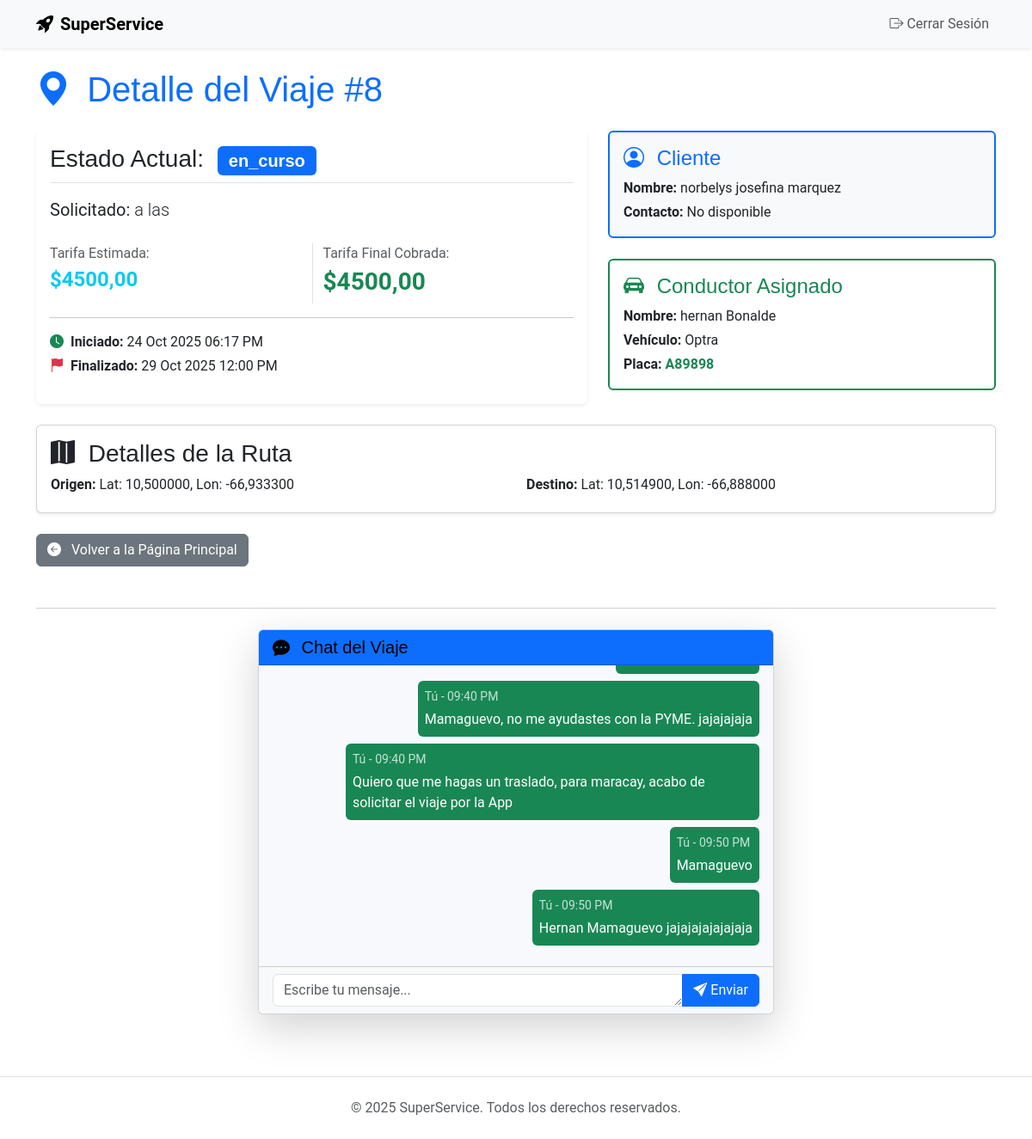
The app's page /transporte/viaje/8/ (signed in) with its own data.
### transporte/models.py (models this page shows, shortened)
class Viaje(models.Model):
    ESTADO_CHOICES = (
        ('solicitado', 'Solicitado'),
        ('aceptado', 'Aceptado por Conductor'),
        ('en_ruta_origen', 'En Ruta al Origen'),
        ('en_curso', 'En Curso'),
        ('completado', 'Completado'),
        ('cancelado', 'Cancelado'),
    )
    TIPO_SERVICIO_CHOICES = ( # 🟢 Nuevo: Choices para el tipo de servicio
        ('economy', 'Economy (Auto Estándar)'),
        ('premium', 'Premium (Auto de Lujo)'),
        ('moto', 'Moto/Taxi (Rápido y Económico)'),
    )
    cliente = models.ForeignKey(
        settings.AUTH_USER_MODEL, # Usar la configuración de Django
        on_delete=models.SET_NULL,
        null=True,
        related_name='viajes_solicitados'
    )
    conductor = models.ForeignKey(
        settings.AUTH_USER_MODEL,
        on_delete=models.SET_NULL,
        null=True,
        blank=True,
        related_name='viajes_realizados'
    )
    vehiculo_usado = models.ForeignKey('Vehiculo', on_delete=models.SET_NULL, null=True, blank=True)
    origen_lat = models.DecimalField(max_digits=9, decimal_places=6)
    origen_lon = models.DecimalField(max_digits=9, decimal_places=6)
    destino_lat = models.DecimalField(max_digits=9, decimal_places=6)
    destino_lon = models.DecimalField(max_digits=9, decimal_places=6)
    tipo_servicio = models.CharField(
        max_length=50,
        choices=TIPO_SERVICIO_CHOICES,
        default='economy',
        verbose_name="Tipo de Vehículo/Servicio Requerido"
    )
    notas_conductor = models.TextField(
        blank=True,
        null=True,
        verbose_name="Notas para el Conductor"
    )
    nombre_origen = models.CharField(max_length=255, blank=True, null=True)
    nombre_destino = models.CharField(max_length=255, blank=True, null=True)
    estado = models.CharField(max_length=20, choices=ESTADO_CHOICES, default='solicitado')
    tarifa_estimada = models.DecimalField(max_digits=6, decimal_places=2, null=True, blank=True)
    tarifa_final = models.DecimalField(max_digits=6, decimal_places=2, null=True, blank=True)
    creado_en = models.DateTimeField(auto_now_add=True)
    iniciado_en = models.DateTimeField(null=True, blank=True)
    finalizado_en = models.DateTimeField(null=True, blank=True)
    class Meta:
        verbose_name = "Viaje"
        verbose_name_plural = "Viajes"
        ordering = ['-creado_en']

class Vehiculo(models.Model):
    TIPO_CHOICES = (
        ('auto', 'Automóvil (Viajes)'),
        ('moto', 'Motocicleta (Viajes y Envíos)'),
        ('bus', 'Autobús (Rutas Compartidas)'),
        ('camioneta', 'Camioneta (Asistencia Vial/Envío Grande)'),
    )
    conductor = models.ForeignKey(
        UsuarioPersonalizado,
        on_delete=models.CASCADE,
        limit_choices_to={'rol__in': ['conductor', 'repartidor_domicilios']},
        related_name='vehiculos'
    )
    tipo = models.CharField(max_length=15, choices=TIPO_CHOICES)
    modelo = models.CharField(max_length=50)
    placa = models.CharField(max_length=10, unique=True)
    color = models.CharField(max_length=30, blank=True)
    aprobado = models.BooleanField(default=False)
    class Meta:
        verbose_name = "Vehículo"
        verbose_name_plural = "Vehículos"

class MensajeViaje(models.Model):
    viaje = models.ForeignKey(
        'Viaje',
        on_delete=models.CASCADE,
        related_name='mensajes' # Usaremos viaje.mensajes.all()
    )
    emisor = models.ForeignKey(
        settings.AUTH_USER_MODEL,
        on_delete=models.CASCADE
    )
    contenido = models.TextField()
    timestamp = models.DateTimeField(auto_now_add=True)
    class Meta:
        ordering = ['timestamp']
        verbose_name = "Mensaje de Viaje"
        verbose_name_plural = "Mensajes de Viaje"

### usuarios/models.py (models this page shows, shortened)
class UsuarioPersonalizado(AbstractUser):
    ROL_CHOICES = (
        ('cliente', 'Cliente'),
        ('conductor', 'Conductor de Viajes'),
        ('repartidor_domicilios', 'Repartidor de Domicilios'),
        ('administrador', 'Administrador'),
    )
    rol = models.CharField(max_length=30, choices=ROL_CHOICES, default='cliente')
    telefono = models.CharField(max_length=15, unique=True, blank=True, null=True)
    disponible = models.BooleanField(default=False) # Para conductores/repartidores

### transporte/views.py (the view, shortened to what this page needs)
# urls.py: path('viaje/<int:viaje_id>/', views.ViajeDetailView.as_view(), name='viaje_detalle'),
class ViajeDetailView(LoginRequiredMixin, View):
    template_name = 'transporte/viaje_detalle.html'
    def get_object(self, viaje_id):
        user = self.request.user
        if user.is_staff:
            return get_object_or_404(Viaje, pk=viaje_id)
    def get(self, request, viaje_id):
        viaje = self.get_object(viaje_id)
        mensajes = viaje.mensajes.all().order_by('timestamp')
        form = MensajeViajeForm()
        context = {
            'viaje': viaje,
            'mensajes': mensajes,
            'mensaje_form': form, # El formulario del chat
        }
        return render(request, self.template_name, context)

### transporte/forms.py
class MensajeViajeForm(forms.ModelForm):
    class Meta:
        model = MensajeViaje
        fields = ['contenido']
        widgets = {
            'contenido': forms.TextInput(attrs={
                'placeholder': 'Escribe un mensaje aquí...',
                'class': 'form-control'
            }),
        }

### templates/transporte/viaje_detalle.html (shortened to what this page needs)
{% extends "base.html" %}
{% load static %}
{% block content %}
<div class="container py-4">
    <h1 class="mb-4 text-primary">
        <i class="bi bi-geo-alt-fill me-2"></i> Detalle del Viaje #{{ viaje.id }}
    </h1>
    <div class="row">
        <div class="col-lg-7 mb-4">
            <div class="card shadow-sm border-0 h-100">
                <div class="card-body">
                    <h3 class="card-title border-bottom pb-2 mb-3">
                        Estado Actual:
                        <span class="badge
                            {% if viaje.estado == 'Completado' %}text-bg-success
                            {% elif viaje.estado == 'Cancelado' %}text-bg-danger
                            {% elif viaje.estado == 'En Curso' %}text-bg-warning
                            {% else %}text-bg-primary
                            {% endif %}
                            fs-5 fw-bold ms-2">
                            {{ viaje.estado }}
                        </span>
                    </h3>
                    <p class="lead"><strong>Solicitado:</strong> {{ viaje.fecha|date:"d M Y" }} a las {{ viaje.hora|time:"h:i A" }}</p>
                    <div class="row mt-4">
                        <div class="col-6">
                            <p class="mb-1 text-muted">Tarifa Estimada:</p>
                            <p class="h4 fw-bold text-info">${{ viaje.tarifa_estimada|floatformat:2|default:"N/A" }}</p>
                        </div>
                        {% if viaje.tarifa_final %}
                        <div class="col-6 border-start">
                            <p class="mb-1 text-muted">Tarifa Final Cobrada:</p>
                            <p class="h3 fw-bolder text-success">${{ viaje.tarifa_final|floatformat:2 }}</p>
                        </div>
                        {% endif %}
                    </div>
                    <hr>
                    <p class="mb-1"><i class="bi bi-clock-fill me-1 text-success"></i> <strong>Iniciado:</strong>
                        {{ viaje.iniciado_en|date:"d M Y h:i A"|default:"Pendiente" }}</p>
                    <p><i class="bi bi-flag-fill me-1 text-danger"></i> <strong>Finalizado:</strong>
                        {{ viaje.finalizado_en|date:"d M Y h:i A"|default:"Pendiente" }}</p>
                </div>
            </div>
        </div>
        <div class="col-lg-5 mb-4">
            <div class="row g-4">
                <div class="col-12">
                    <div class="card bg-light border-primary border-2 h-100">
                        <div class="card-body">
                            <h4 class="card-title text-primary"><i class="bi bi-person-circle me-2"></i> Cliente</h4>
                            <p class="mb-1"><strong>Nombre:</strong> {{ viaje.cliente.get_full_name|default:viaje.cliente.username }}</p>
                            <p class="mb-0"><strong>Contacto:</strong> {{ viaje.cliente.telefono|default:"No disponible" }}</p>
                        </div>
                    </div>
                </div>
                <div class="col-12">
                    <div class="card border-success border-2 h-100">
                        <div class="card-body">
                            <h4 class="card-title text-success"><i class="bi bi-car-front-fill me-2"></i> Conductor Asignado</h4>
                            {% if viaje.conductor %}
                                <p class="mb-1"><strong>Nombre:</strong> {{ viaje.conductor.get_full_name|default:viaje.conductor.username }}</p>
                                <p class="mb-1"><strong>Vehículo:</strong> {{ viaje.vehiculo_usado.modelo|default:"N/A" }}</p>
                                <p class="mb-0"><strong>Placa:</strong> <span class="fw-bold text-success">{{ viaje.vehiculo_usado.placa|default:"N/A" }}</span></p>
                            {% else %}
                                <p class="text-warning fw-bold mb-0"><i class="bi bi-exclamation-triangle-fill me-1"></i> Conductor aún no asignado o confirmado.</p>
                            {% endif %}
                        </div>
                    </div>
                </div>
            </div>
        </div>
    </div>
    <div class="card shadow-sm mb-4">
        <div class="card-body">
            <h3 class="card-title"><i class="bi bi-map-fill me-2"></i> Detalles de la Ruta</h3>
            <div class="row">
                <div class="col-md-6">
                    <p class="mb-1"><strong>Origen:</strong> Lat: {{ viaje.origen_lat|default:"N/A" }}, Lon: {{ viaje.origen_lon|default:"N/A" }}</p>
                </div>
                <div class="col-md-6">
                    <p class="mb-1"><strong>Destino:</strong> Lat: {{ viaje.destino_lat|default:"N/A" }}, Lon: {{ viaje.destino_lon|default:"N/A" }}</p>
                </div>
            </div>
        </div>
    </div>
    <a href="{% url 'home' %}" class="btn btn-secondary mb-4"><i class="bi bi-arrow-left-circle-fill me-2"></i> Volver a la Página Principal</a>
    <hr class="my-4">
    <div class="card shadow-lg mx-auto" style="max-width: 600px;">
        <div class="card-header bg-primary text-white">
            <h5 class="mb-0"><i class="bi bi-chat-dots-fill me-2"></i> Chat del Viaje</h5>
        </div>
        <div class="card-body" id="chat-history" style="max-height: 350px; overflow-y: scroll; background-color: #f7f9fc;">
            {% for mensaje in mensajes %}
                <div class="d-flex
                    {% if mensaje.emisor == request.user %}justify-content-end{% else %}justify-content-start{% endif %} mb-2">
                    <div class="p-2 rounded
                        {% if mensaje.emisor == request.user %}bg-success text-white{% else %}bg-light border{% endif %}"
                        style="max-width: 85%;">
                        <small class="d-block mb-1 opacity-75
                            {% if mensaje.emisor == request.user %}text-white{% else %}text-muted{% endif %}">
                            {% if mensaje.emisor == request.user %}Tú{% else %}{{ mensaje.emisor.username }}{% endif %}
                            - {{ mensaje.timestamp|date:"h:i A" }}
                        </small>
                        <p class="mb-0">{{ mensaje.contenido }}</p>
                    </div>
                </div>
            {% empty %}
                <p class="text-center text-muted mt-5">Aún no hay mensajes en este viaje.</p>
            {% endfor %}
        </div>
        <div class="card-footer bg-light">
            <form method="post" id="chat-form">
                <div class="input-group">
                    <textarea class="form-control"
                            name="contenido"
                            id="id_contenido"
                            placeholder="Escribe tu mensaje..."
                            rows="1"></textarea>
                    <button id="chat-message-submit" type="button" class="btn btn-primary">
                        <i class="bi bi-send-fill"></i> Enviar
                    </button>
                </div>
            </form>
        </div>
    </div>
</div>
{% endblock %}

### templates/base.html (shortened to what this page needs)
{% load static %}
<!DOCTYPE html>
<html lang="es">
<head>
    <link href="https://cdn.jsdelivr.net/npm/bootstrap@5.3.3/dist/css/bootstrap.min.css" rel="stylesheet">
    <link rel="stylesheet" href="https://cdn.jsdelivr.net/npm/bootstrap-icons@1.11.3/font/bootstrap-icons.min.css">
    <link rel="stylesheet" href="{% static 'css/main.css' %}">
</head>
<body>
    <nav class="navbar navbar-expand-lg navbar-light bg-light shadow-sm">
        <div class="container">
            <a class="navbar-brand fw-bolder text-yummy-dark-green" href="{% url 'home' %}">
                 <i class="bi bi-rocket-takeoff-fill me-2"></i>SuperService
            </a>
            <div class="collapse navbar-collapse" id="navbarNav">
                <ul class="navbar-nav ms-auto">
                    {% if user.is_authenticated %}
                        <li class="nav-item">
                            <a class="nav-link" href="{% url 'usuarios:logout' %}"><i class="bi bi-box-arrow-right"></i> Cerrar Sesión</a>
                        </li>
                    {% endif %}
                </ul>
            </div>
        </div>
    </nav>
    {% block content %}
    {% endblock %}
    <footer class="text-center py-4 mt-5 border-top text-muted">
        &copy; 2025 SuperService. Todos los derechos reservados.
    </footer>
</body>
</html>

### templates/base.html (style rules this page uses)
:root { --yummy-green: #379654; --yummy-dark-green: #2d7a44; --yummy-light-green: #90d8a5; }
html, body { height: 100%; min-height: 100%; }

### records on screen
Viaje: id "8", estado "en_curso", tarifa_estimada "4500,00", tarifa_final "4500,00", iniciado_en "24 Oct 2025 06:17 PM", finalizado_en "29 Oct 2025 12:00 PM", cliente.get_full_name "norbelys josefina marquez", cliente.telefono "No disponible", conductor.get_full_name "hernan Bonalde", vehiculo_usado.modelo "Optra", vehiculo_usado.placa "A89898", origen_lat "10,500000", origen_lon "-66,933300", destino_lat "10,514900", destino_lon "-66,888000"
MensajeViaje: shows "Tú", timestamp "09:40 PM", contenido "Mamaguevo, no me ayudastes con la PYME. jajajajaja"
MensajeViaje: shows "Tú", timestamp "09:40 PM", contenido "Quiero que me hagas un traslado, para maracay, acabo de solicitar el viaje por la App"
MensajeViaje: shows "Tú", timestamp "09:50 PM", contenido "Mamaguevo"
MensajeViaje: shows "Tú", timestamp "09:50 PM", contenido "Hernan Mamaguevo jajajajajajajaja"
